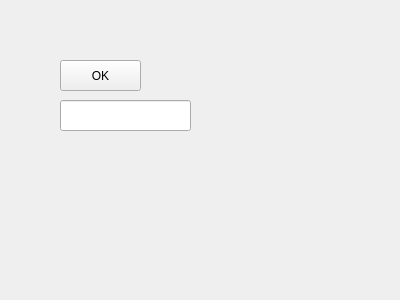
<?xml version="1.0" encoding="UTF-8"?>
<ui version="4.0">
 <class>Form</class>
 <widget class="QWidget" name="Form">
  <property name="geometry">
   <rect>
    <x>0</x>
    <y>0</y>
    <width>400</width>
    <height>300</height>
   </rect>
  </property>
  <property name="windowTitle">
   <string>Form</string>
  </property>
  <widget class="QPushButton" name="pushButton">
   <property name="geometry">
    <rect>
     <x>60</x>
     <y>60</y>
     <width>81</width>
     <height>31</height>
    </rect>
   </property>
   <property name="text">
    <string>OK</string>
   </property>
  </widget>
  <widget class="QLineEdit" name="lineEdit">
   <property name="geometry">
    <rect>
     <x>60</x>
     <y>100</y>
     <width>131</width>
     <height>31</height>
    </rect>
   </property>
  </widget>
 </widget>
 <resources/>
 <connections/>
</ui>
